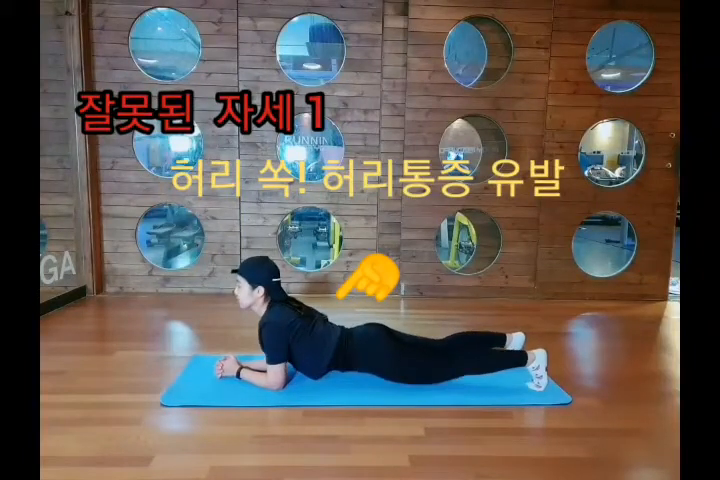
#> input picture frame 41 of incorrect_plank.mp4, 720 x 480 px
$ jupyter execute --allow-errors 'plank_posture copy.ipynb'
#> lines starting #> are read from the running program, lines starting #| are printed output that depends on the picture; after the words box and inside, x2 and y2 are one past the last pixel; in counts of white or black regions, pixels touching at a corner belong together; pictures that were not available may be replaced by others from this repository, and a replacement may not be noted
[cell 1]
#pip install --upgrade setuptools

[cell 2]
#!pip install wheel

[cell 3]
#!pip install matplotlib==3.3.0

[cell 4]
#!pip install --upgrade pip

[cell 5]
#!pip install opencv-python

[cell 6]
import cv2
import numpy as np
import matplotlib.pyplot as plt

[cell 7]
import cv2
import numpy as np

def load_video(path, ms=100):
    # Video Capture 객체 생성
#> called with ms = 100
    capture = cv2.VideoCapture(path)

    # Frame을 저장할 List 선언
    frames = []

    while capture.isOpened():  # Video Capture가 준비되었는지 확인
        run, frame = capture.read()  # 다음 Frame 읽기
#> frame is the input picture: shape (480, 720, 3); mean B, G, R 85.1, 92.4, 100.7

        if not run:
            print("End of video or cannot read the frame.")
            break

        # ROI 설정 (x, y, width, height)
        roi_x, roi_y, roi_w, roi_h = 0, 280, 852, 200

        if frame is not None:
            # ROI 추출
            roi = frame[roi_y:roi_y + roi_h, roi_x:roi_x + roi_w]
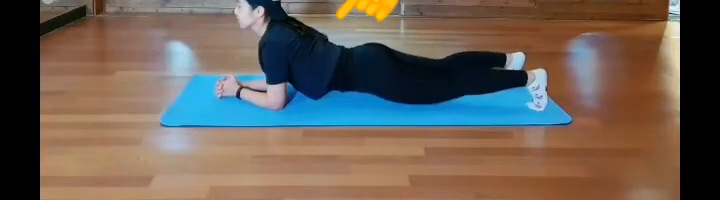
#> roi: shape (200, 720, 3); mean B, G, R 86.9, 96.3, 108.1

            # 그레이스케일 변환
            gray = cv2.cvtColor(roi, cv2.COLOR_BGR2GRAY)
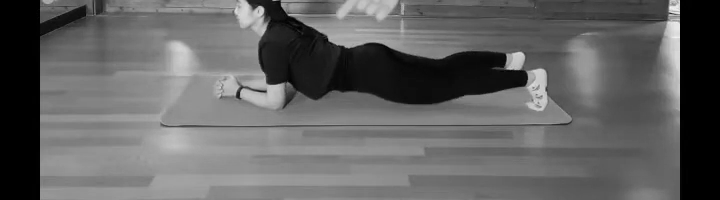
#> gray: shape (200, 720); min 0, max 245, mean 98.8
            blurred = cv2.GaussianBlur(gray, (5, 5), 0)
            edges = cv2.Canny(blurred, 50, 150)
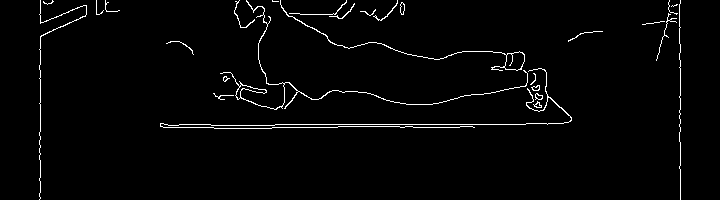
#> edges: shape (200, 720); 2.2% white in thin lines or dots, all inside (x1, y1, x2, y2) = (39, 0, 681, 200)

            # 원본 프레임에 엣지 결과를 덮어쓰기 (ROI 영역만)
            frame[roi_y:roi_y + roi_h, roi_x:roi_x + roi_w] = cv2.cvtColor(edges, cv2.COLOR_GRAY2BGR)
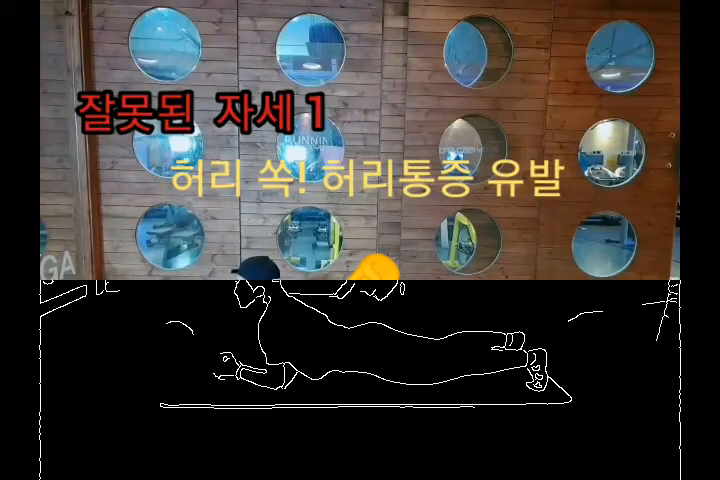
#> frame: shape (480, 720, 3); mean B, G, R 51.3, 54.5, 58

            # 결과 출력
            cv2.imshow('Frame with ROI Edges', frame)
            if cv2.waitKey(10) & 0xFF == ord('q'):
#> (key q is pressed here)
                break

            # Frame List에 추가
            frames.append(frame)
        else:
            print("Error: Frame is None")
            break

    capture.release()  # Capture 자원 반납
    cv2.destroyAllWindows()  # 창 제거

    return np.array(frames, dtype='uint8')

# Video가 저장된 경로 입력
PATH = '/Users/yunjinkim/Documents/GitHub/KUDIP/incorrect_plank.mp4'
# PATH = r"C:\Users\admin\Desktop\KUDIP\Video Samples\Hand Video2.mov"
# PATH = r"C:\Users\hj\AICV\수업\디지털영상처리\Video Samples\highway.mov"
# PATH = r"C:\Users\hj\AICV\수업\디지털영상처리\Video Samples\earth.avi"

# Video 재생 및 반환 (Numpy Array)
video = load_video(PATH)
if video is not None:
    print(f"Loaded {video.shape[0]} frames from the video.")
else:
    print("Failed to load video.")

[cell 8]
print(f"- Data Type: {type(video)}")
print(f"- Data Shape: {video.shape} *Frames x Height x Width x Channel")
#> (the rest of this cell did not finish here and is left out)

[cell 9]
import cv2
import numpy as np
import time

def find_contours(morphed):
    contours, _ = cv2.findContours(morphed, cv2.RETR_EXTERNAL, cv2.CHAIN_APPROX_SIMPLE)
    return contours

# [4 lines left out: function draw_keypoints, not called in this run]

def detect_hip_position(contours):
    keypoints = []
    for contour in contours:
        if cv2.contourArea(contour) > 1000:  # 작은 윤곽선 무시
            M = cv2.moments(contour)
            if M["m00"] != 0:
                cX = int(M["m10"] / M["m00"])
                cY = int(M["m01"] / M["m00"])
                keypoints.append((cX, cY))

    if len(keypoints) > 0:
        keypoints = sorted(keypoints, key=lambda k: k[1])  # y좌표 기준 정렬
        hip = keypoints[len(keypoints) // 2]  # 중간 값이 엉덩이
        return hip
    return None

# [13 lines left out: functions draw_bounding_boxes, binarize_image, not called in this run]

def count_white_pixels(edge_image):
    return np.sum(edge_image == 255)

# [6 lines left out: function calculate_frame_difference, not called in this run]

# 영상 읽기
cap = cv2.VideoCapture('/Users/yunjinkim/Documents/GitHub/KUDIP/incorrect_plank.mp4')

# 타이머 초기화
timer_running = False
start_time = 0
elapsed_time = 0

# 흰색 픽셀 임계값 설정
white_pixel_threshold = 30

bg_subtractor = cv2.createBackgroundSubtractorMOG2()
frame_count = 0
_, prev_frame = cap.read()

while True:
    ret, frame = cap.read()
    if not ret:
        break

    frame_count += 1
    h, w, c = frame.shape
#> h = 480; w = 720; c = 3

    gray = cv2.cvtColor(frame, cv2.COLOR_BGR2GRAY)
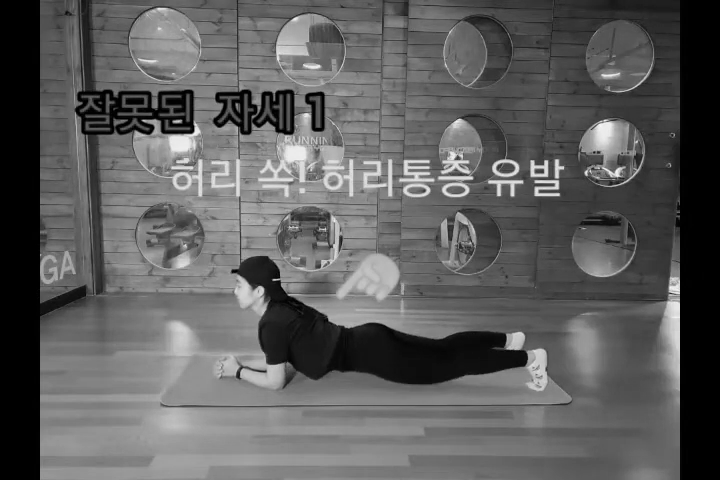
#> gray: shape (480, 720); min 0, max 247, mean 94
    blurred = cv2.medianBlur(gray, 3)
#> blurred: shape (480, 720)
    fg_mask = bg_subtractor.apply(blurred)
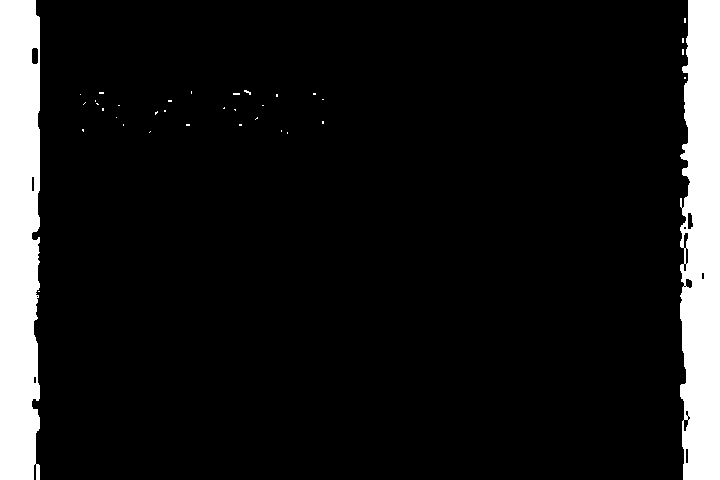
#> fg_mask: shape (480, 720); values 127 (black) and 255 (white), 10.3% white; 36 white regions (34 under 20 px), largest, box (x1, y1, x2, y2) and area: (0, 0, 40, 480) 18262, (680, 0, 720, 480) 16985
    _, binary = cv2.threshold(fg_mask, 0, 255, cv2.THRESH_BINARY + cv2.THRESH_OTSU)

    # morphology 연산
    kernel = np.ones((5, 5), np.uint8)
    morphed = cv2.morphologyEx(binary, cv2.MORPH_ERODE, kernel, iterations=1)
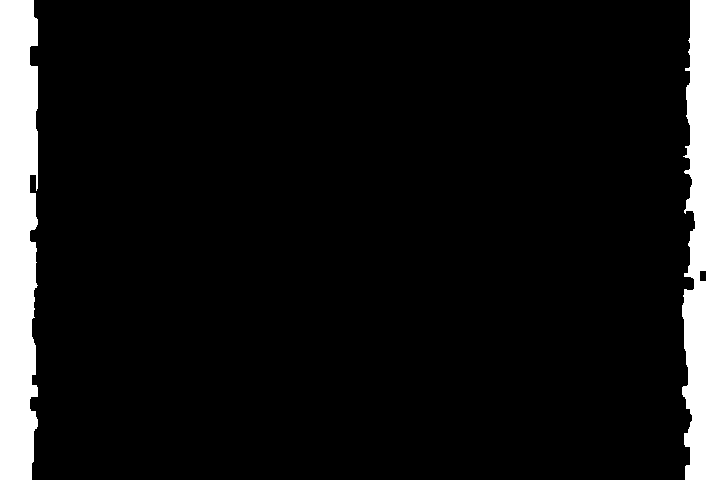
#> morphed: shape (480, 720); 9.3% white; 2 white regions

    if frame_count % 50 == 0:
        edges_diff, white_pixel_count = calculate_frame_difference(prev_frame, frame)

        # 자세 교정
        if white_pixel_count > 2000:
            print("자세 교정 필요!")
        else:
            prev_frame = frame.copy()

        # 차분 이미지를 별도로 표시
        cv2.imshow('Frame Difference', edges_diff)
        print(white_pixel_count)

    # 엉덩이 위치 감지
    contours = find_contours(morphed)
#> in find_contours, `contours, _ = cv2.findContours(morphed, cv2.RETR_EXTERNAL, cv2.CHAIN_A..`: contours = 2 contours; box (x1, y1, x2, y2) and area: (0, 0, 38, 480) 16331, (682, 0, 720, 480) 14826
    hip_position = detect_hip_position(contours)
#> the loop in detect_hip_position, `for contour in contours:` made 2 passes
#> (cX, cY) on passes 1 to 2: (703, 244), (17, 236)
#> after the loop in detect_hip_position, `for contour in contours:`: keypoints = [(703, 244), (17, 236)]
#> in detect_hip_position, `keypoints = sorted(keypoints, key=lambda k: k[1])`: keypoints = [(17, 236), (703, 244)]
#> in detect_hip_position, `hip = keypoints[len(keypoints) // 2]`: hip = (703, 244)
#> hip_position = (703, 244)

    if hip_position:
        cv2.circle(frame, hip_position, 10, (255, 0, 0), -1)
        if hip_position[1] > h - 50 or hip_position[1] < h // 2:
            cv2.putText(frame, "Incorrect Pose!", (10, 60), cv2.FONT_HERSHEY_SIMPLEX, 0.8, (0, 0, 255), 2)
            if timer_running:
                elapsed_time += time.time() - start_time
                timer_running = False
        else:
            if not timer_running:
                start_time = time.time()
                timer_running = True

    # 타이머 상태 제어
    white_pixel_count = np.sum(morphed == 255)
#> white_pixel_count = 32199
    if white_pixel_count > white_pixel_threshold:
        if timer_running:
            elapsed_time += time.time() - start_time
            timer_running = False
    else:
        if not timer_running:
            start_time = time.time()
            timer_running = True

    # 현재 타이머 상태 표시
    if timer_running:
        current_time = time.time()
        display_time = elapsed_time + (current_time - start_time)
    else:
        display_time = elapsed_time

    # 타이머 표시
    cv2.putText(frame, f'Timer: {display_time:.2f} seconds', (10, 30), cv2.FONT_HERSHEY_SIMPLEX, 0.8, (0, 255, 0) if timer_running else (0, 0, 255), 2)
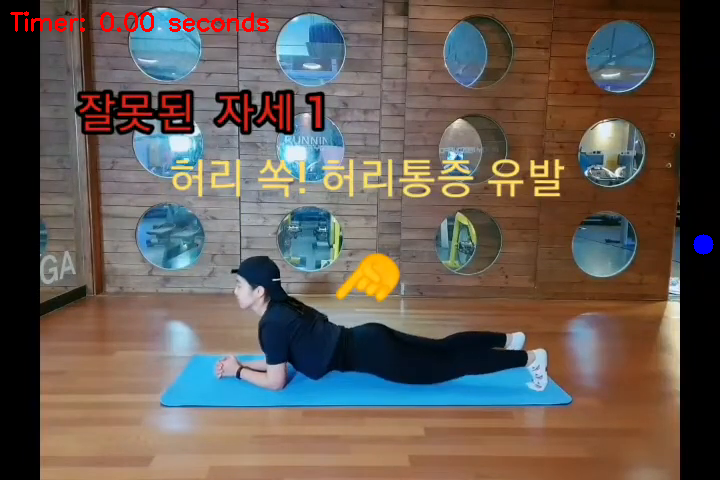
#> frame: shape (480, 720, 3); mean B, G, R 84.9, 91.9, 101.6

    cv2.imshow('Plank Pose Monitoring', morphed)
    cv2.imshow('Plank Pose Monitoring2', frame)

    if cv2.waitKey(50) & 0xFF == ord('q'):
#> (key q is pressed here)
        break

cap.release()
cv2.destroyAllWindows()

[cell 10]
def find_contours(morphed):
    contours, _ = cv2.findContours(morphed, cv2.RETR_EXTERNAL, cv2.CHAIN_APPROX_SIMPLE)
    return contours

# [4 lines left out: function draw_keypoints, not called in this run]

def detect_hip_position(contours):
    keypoints = []
    for contour in contours:
        if cv2.contourArea(contour) > 1000:  # 작은 윤곽선 무시
            M = cv2.moments(contour)
            if M["m00"] != 0:
                cX = int(M["m10"] / M["m00"])
                cY = int(M["m01"] / M["m00"])
                keypoints.append((cX, cY))
#> this loop made 2 passes
#> after the loop, keypoints = [(703, 244), (17, 236)]

    if len(keypoints) > 0:
        keypoints = sorted(keypoints, key=lambda k: k[1])  # y좌표 기준 정렬
#> keypoints = [(17, 236), (703, 244)]
        hip = keypoints[len(keypoints) // 2]  # 중간 값이 엉덩이
#> hip = (703, 244)
        return hip
    return None

[cell 11]
# [14 lines left out: functions draw_bounding_boxes, binarize_image, not called in this run]

def count_white_pixels(edge_image):
    return np.sum(edge_image == 255)

# [6 lines left out: function calculate_frame_difference, not called in this run]

[cell 12]
import cv2
import numpy as np
import time

# 영상 읽기
cap = cv2.VideoCapture('/Users/yunjinkim/Desktop/디지털영상처리/plank_sample2.mp4')

# 타이머 초기화
timer_running = False
start_time = 0
elapsed_time = 0

# 흰색 픽셀 임계값 설정
white_pixel_threshold = 30

bg_subtractor = cv2.createBackgroundSubtractorMOG2()
frame_count = 0
_, prev_frame = cap.read()

while True:
    ret, frame = cap.read()
    if not ret:
        break

    frame_count += 1
    h, w, c = frame.shape

    gray = cv2.cvtColor(frame, cv2.COLOR_BGR2GRAY)
    blurred = cv2.medianBlur(gray, 3)
    fg_mask = bg_subtractor.apply(blurred)
    _, binary = cv2.threshold(fg_mask, 0, 255, cv2.THRESH_BINARY + cv2.THRESH_OTSU)

    # morphology 연산
    kernel = np.ones((5, 5), np.uint8)
    morphed = cv2.morphologyEx(binary, cv2.MORPH_ERODE, kernel, iterations=1)

    if frame_count % 50 == 0:
        edges_diff, white_pixel_count = calculate_frame_difference(prev_frame, frame)

        # 자세 교정
        if white_pixel_count > 2000:
            print("자세 교정 필요!")
        else:
            prev_frame = frame.copy()

        # 차분 이미지를 별도로 표시
        cv2.imshow('Frame Difference', edges_diff)
        print(white_pixel_count)

    # 엉덩이 위치 감지
    contours = find_contours(morphed)
    hip_position = detect_hip_position(contours)

    if hip_position:
        cv2.circle(frame, hip_position, 10, (255, 0, 0), -1)
        if hip_position[1] > h - 50 or hip_position[1] < h // 2:
            cv2.putText(frame, "Incorrect Pose!", (10, 60), cv2.FONT_HERSHEY_SIMPLEX, 0.8, (0, 0, 255), 2)
            if timer_running:
                elapsed_time += time.time() - start_time
                timer_running = False
        else:
            if not timer_running:
                start_time = time.time()
                timer_running = True

    # 타이머 상태 제어
    white_pixel_count = np.sum(morphed == 255)
    if white_pixel_count > white_pixel_threshold:
        if timer_running:
            elapsed_time += time.time() - start_time
            timer_running = False
    else:
        if not timer_running:
            start_time = time.time()
            timer_running = True

    # 현재 타이머 상태 표시
    if timer_running:
        current_time = time.time()
        display_time = elapsed_time + (current_time - start_time)
    else:
        display_time = elapsed_time

    # 타이머 표시
    cv2.putText(frame, f'Timer: {display_time:.2f} seconds', (10, 30), cv2.FONT_HERSHEY_SIMPLEX, 0.8, (0, 255, 0) if timer_running else (0, 0, 255), 2)

    cv2.imshow('Plank Pose Monitoring', morphed)
    cv2.imshow('Plank Pose Monitoring2', frame)

    if cv2.waitKey(50) & 0xFF == ord('q'):
#> (key q is pressed here)

$ run again, starting later in the video
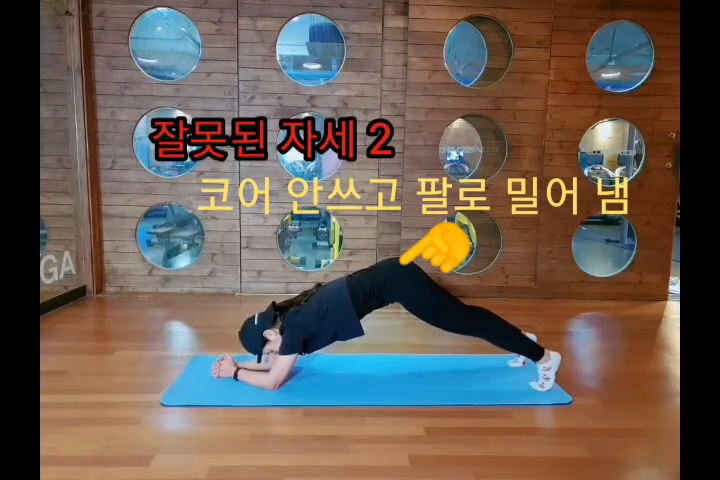
#> input picture frame 187 of incorrect_plank.mp4, 720 x 480 px
#> in load_video, frame is the input picture: shape (480, 720, 3); mean B, G, R 83.5, 93.2, 106.6
#> in load_video, `edges = cv2.Canny(blurred, 50, 150)`:
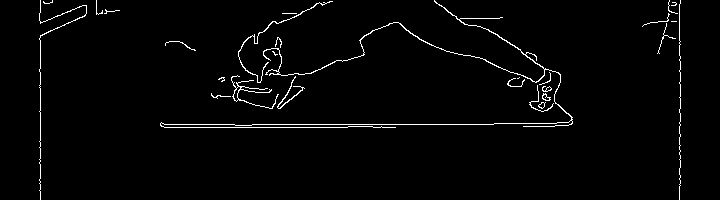
#> edges: shape (200, 720); 2.1% white in thin lines or dots, all inside (x1, y1, x2, y2) = (39, 0, 681, 200)
#> fg_mask: shape (480, 720); values 127 (black) and 255 (white), 10.3% white; 42 white regions (39 under 20 px), largest, box (x1, y1, x2, y2) and area: (0, 0, 40, 480) 18240, (679, 0, 720, 480) 17041, (246, 126, 255, 130) 24
#> morphed: shape (480, 720); 9.4% white; 2 white regions
#> in find_contours, `contours, _ = cv2.findContours(morphed, cv2.RETR_EXTERNAL, cv2.CHAIN_A..`: contours = 2 contours; box (x1, y1, x2, y2) and area: (0, 0, 38, 480) 16211, (682, 0, 720, 480) 15084
#> the loop in detect_hip_position, `for contour in contours:` made 2 passes
#> (cX, cY) on passes 1 to 2: (703, 238), (17, 246)
#> after the loop in detect_hip_position, `for contour in contours:`: keypoints = [(703, 238), (17, 246)]
#> in detect_hip_position, `hip = keypoints[len(keypoints) // 2]`: hip = (17, 246)
#> white_pixel_count = 32392
#> `cv2.putText(frame, f'Timer: {display_time:.2f} seconds', (10, 30), cv2..`:
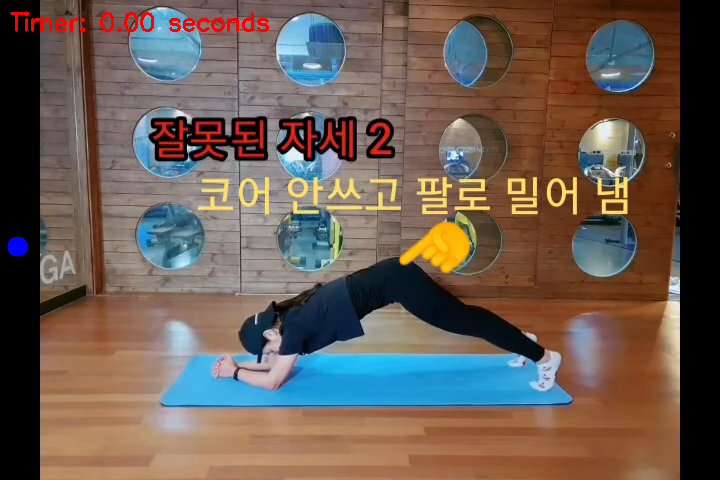
#> frame: shape (480, 720, 3); mean B, G, R 83.3, 92.7, 107.3
#> after the loop in detect_hip_position, `for contour in contours:`: keypoints = [(703, 238), (17, 246)]
#> in detect_hip_position, `hip = keypoints[len(keypoints) // 2]`: hip = (17, 246)

$ run again, starting later in the video
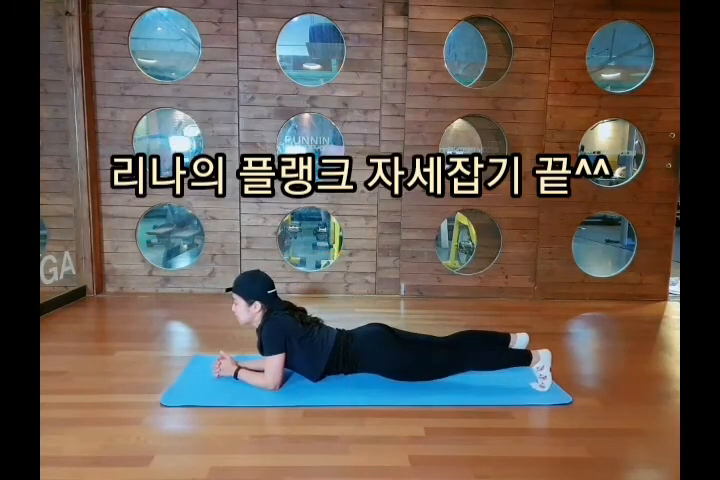
#> input picture frame 332 of incorrect_plank.mp4, 720 x 480 px
#> in load_video, frame is the input picture: shape (480, 720, 3); mean B, G, R 83.1, 91.7, 103.6
#> in load_video, `edges = cv2.Canny(blurred, 50, 150)`:
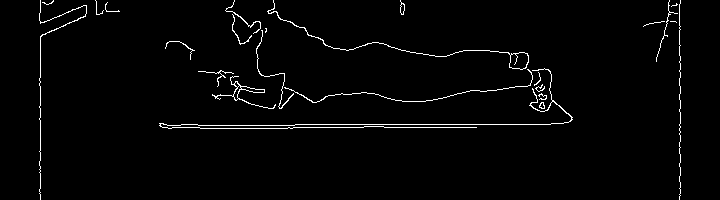
#> edges: shape (200, 720); 2.1% white in thin lines or dots, all inside (x1, y1, x2, y2) = (39, 0, 681, 200)
#> fg_mask: shape (480, 720); values 127 (black) and 255 (white), 10.4% white; 74 white regions (71 under 20 px), largest, box (x1, y1, x2, y2) and area: (0, 0, 40, 480) 18073, (680, 0, 720, 480) 17425, (143, 156, 146, 167) 22
#> morphed: shape (480, 720); 9.3% white; 3 white regions (1 under 20 px)
#> in find_contours, `contours, _ = cv2.findContours(morphed, cv2.RETR_EXTERNAL, cv2.CHAIN_A..`: contours = 3 contours, 1 with area under 20; largest, box (x1, y1, x2, y2) and area: (0, 0, 38, 480) 15954, (682, 0, 720, 480) 15174
#> the loop in detect_hip_position, `for contour in contours:` made 3 passes
#> (cX, cY) on passes 2 to 3: (703, 239), (16, 244)
#> after the loop in detect_hip_position, `for contour in contours:`: keypoints = [(703, 239), (16, 244)]
#> in detect_hip_position, `hip = keypoints[len(keypoints) // 2]`: hip = (16, 244)
#> white_pixel_count = 32249
#> `cv2.putText(frame, f'Timer: {display_time:.2f} seconds', (10, 30), cv2..`:
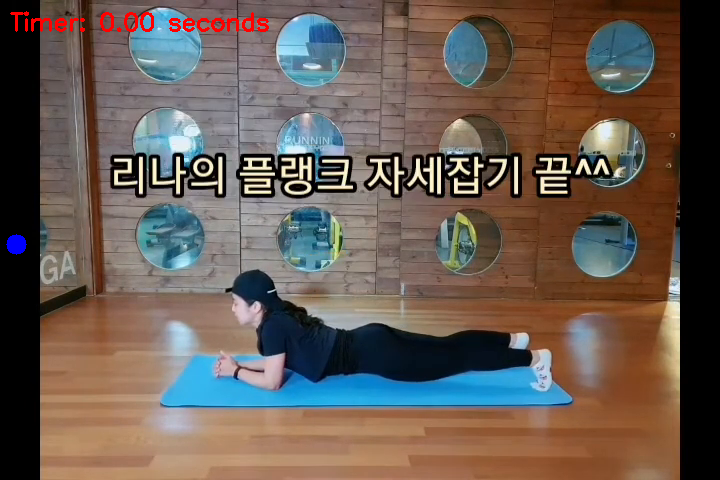
#> frame: shape (480, 720, 3); mean B, G, R 83.2, 91.3, 104.1
#> after the loop in detect_hip_position, `for contour in contours:`: keypoints = [(703, 239), (16, 244)]
#> in detect_hip_position, `hip = keypoints[len(keypoints) // 2]`: hip = (16, 244)
